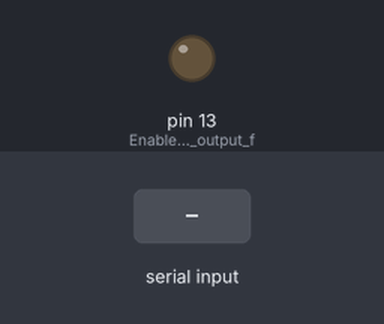
Recording of a sketch running on a simulated Arduino Uno, built with avr-gcc and run on an emulated ATmega328P. Shown: output pins drawn as LEDs (lit = HIGH). Inputs (shaded band) come from the test bench. No radio packets arrive unless stated; what the sketch prints to the serial monitor is not drawn.

Above: at 1.2 s.
1.3 s: "1\n" received over Serial
Timing chart, 0 to 4.3 s (numbered marks = the images above; inputs shaded):
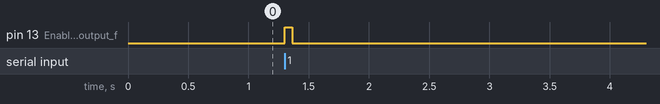

The sketch:

rf_transmitter.ino
```cpp
#include "VirtualWire.h"

uint8_t msg[VW_MAX_MESSAGE_LEN+1];
const unsigned msgLen = VW_MAX_MESSAGE_LEN;

#define GROUP_NUM '0' // Must be a character from 0-9

void setup() {
  // put your setup code here, to run once:
  Serial.begin(9600);
  memset(msg, 0, msgLen+1); // Clear msg array
  msg[0] = GROUP_NUM; // Each message starts with group number

  pinMode(13,OUTPUT); // Enable pin 13 as output for on board led
  vw_set_tx_pin(12); // Set pin 12 as transmitter data pin
  vw_setup(4000); // speed of data transfer Kbps

  Serial.println("RF transmitter is ready");
  Serial.println("Enter message");
}


void loop() {
  // put your main code here, to run repeatedly:
  int input = Serial.read();
  if( input == -1) return;
  msg[strlen(msg)] = (uint8_t)input;

  if( (char)input == '\n' || strlen(msg) == msgLen ) {
    Serial.print("Sending message ");
    Serial.print((char*)&msg[1]);
    vw_send((uint8_t*)msg, strlen(msg));
    digitalWrite(13,1); // Turn on led
    vw_wait_tx(); // Wait until the whole message is done
    digitalWrite(13,0); // Turn off led
    memset(msg, 0, msgLen+1); // Clear msg array for next message
    msg[0] = GROUP_NUM; // Each message starts with group number
  }

}
```

Measured:
- after the input at 1.3 s, pin 13 (Enable_pin_13_as_output_f): LOW → HIGH at once, → LOW 0.06 s later
